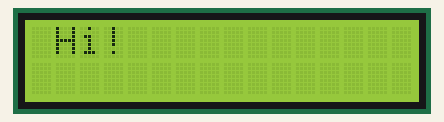
This sketch was run on a simulated Arduino Uno, built with avr-gcc and run on an emulated ATmega328P. Parts: 16×2 character LCD.

Above: at 0.1 s.
At 1.1 s:
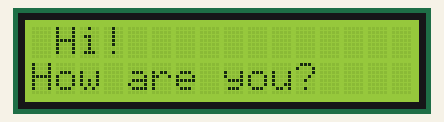
At 9.2 s:
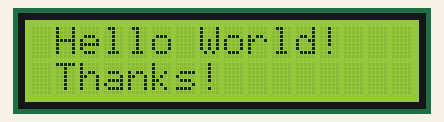
At 17.2 s:
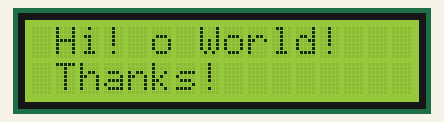
At 35.2 s:
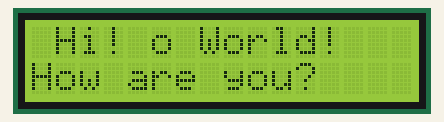

Measured:
- what the display in image 1 shows lasts 8.0 s, from 1.1 s to 9.1 s
- what the display in image 3 shows lasts 1.0 s, from 17.1 s to 18.1 s

The sketch:

LCD-with-arduino.ino
```cpp
#include <Wire.h>
#include <LiquidCrystal_I2C.h>

LiquidCrystal_I2C lcd(0x27, 2, 1, 0, 4, 5, 6, 7, 3, POSITIVE);

void setup()
{

lcd.begin(16,2);//Defining 16 columns and 2 rows of lcd display
lcd.backlight();//To Power ON the back light

}

void loop()
{

lcd.setCursor(0,0); //Defining positon to write from first row,first column .
lcd.print(" Hi! "); //You can write 16 Characters per line .
delay(1000);//Delay used to give a dynamic effect
lcd.setCursor(0,1);  //Defining positon to write from second row,first column .
lcd.print("How are you?");
delay(8000);

lcd.clear();//Clean the screen
lcd.setCursor(0,0);
lcd.print(" Hello World! ");
lcd.setCursor(0,1);
lcd.print(" Thanks! ");
delay(8000);
}
```
